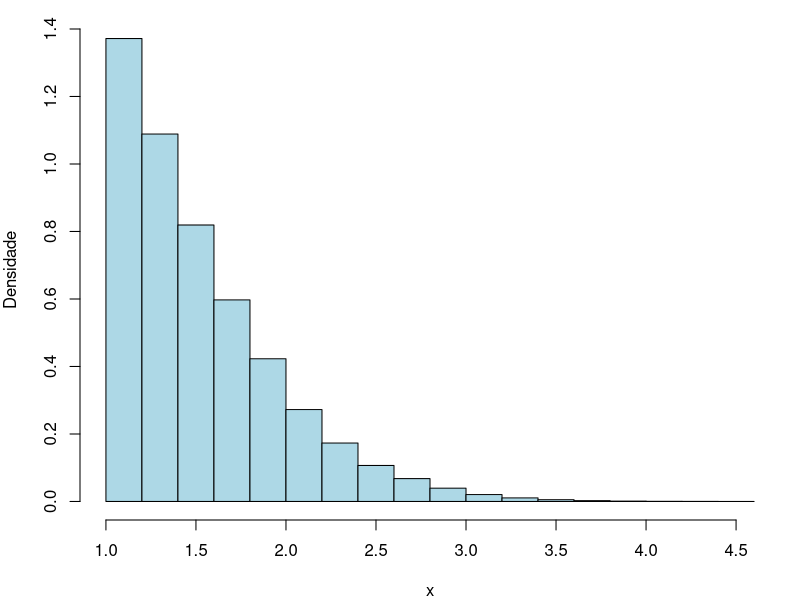

This figure's R source: (Note: this script raises an error after producing the figure.)
## ---- chunk 1
library(knitr)
library(kableExtra)
library(ggplot2)
library(stats)
## ---- chunk 2
# parâmetros
set.seed(123456789)
k <- 100000
g <- function(x) exp(x)

# Monte Carlo simples
U_mc <- runif(k)
X_mc <- g(U_mc)
tc_mc <- mean(X_mc) # tc = theta chapéu
var_tc_mc <- var(X_mc) / k
ep_tc_mc <- sqrt(var_tc_mc)

# variável antitética
U_ant <- 1 - U_mc
Y_ant <- (g(U_mc) + g(U_ant)) / 2
tc_ant <- mean(Y_ant)
var_tc_ant <- var(Y_ant) / k
ep_tc_ant <- sqrt(var_tc_ant)

reducao <- ((var_tc_mc - var_tc_ant) / var_tc_mc) * 100 # em percentual
valor_exato <- exp(1) - 1

resultado <- data.frame(
  Método = c("Monte Carlo", "Antitética"),
  Estimativa = c(tc_mc, tc_ant),
  Variância = c(var_tc_mc, var_tc_ant),
  ErroPadrão = c(ep_tc_mc, ep_tc_ant)
)

kable(resultado)
cat("\nValor exato:", round(valor_exato, 7),
    "\nRedução percentual na variância:", round(reducao, 4), "%\n")
## ---- chunk 3

## ---- chunk 4

## ---- chunk 5

## ---- chunk 6
dnormtrunc <- function(x, mu=0, sigma=1, a, b){
  d <- dnorm(x, mu, sigma)/( pnorm(b, mu, sigma) - pnorm(a, mu, sigma) )
}

rnormtrunc <- function(n, mu=0, sigma=1, a, b){
  us <- runif(n)
  amostra <- qnorm( pnorm(a, mu, sigma) + 
                      ( pnorm(b, mu, sigma) - pnorm(a, mu, sigma) )*us, mu, sigma )
}

a=1
b=1000000 #Aproximacao de um numero muito grande como "infinito"
amostra_proposta <- rnormtrunc(100000, a=a, b=b)

par(mar = c(4, 4, 1, 1))
hist(amostra_proposta, col = "lightblue", xlab = expression(x), ylab = "Densidade", 
     prob = T, main = "")
grid <- seq(a, b, by = 0.01)
lines(grid, dnormtrunc(grid, a=a, b=b), col = "red", lwd = 2 )

## ---- chunk 7
N <- 100000
C <- 1 - pnorm(1)
amostras_x <- rnormtrunc(n = N, mu = 0, sigma = 1, a = 1, b = Inf)

estimativa_I <- mean(C * amostras_x^2)
valor_exato <- dnorm(1)

tabela <- data.frame(
  Metodo = c("Estimativa de Monte Carlo", "Valor Analitico"),
  Valor = c(estimativa_I, valor_exato)
)

kable(tabela, 
      caption = "Metodo para Integral",
      booktabs = T) %>%
    kable_styling(bootstrap_options = c("simple", "hover"), 
                  full_width = F,
                  position = "center")
## ---- chunk 8
set.seed(42)

n <- 1000 # tamanho da amostra
beta_real <- c(1.5, -0.8) # parâmetros verdadeiros

x <- runif(n, min = -3, max = 3) 
X <- cbind(rep(1, n), x) # Matriz de segundas derivadas

# Calcular o preditor linear e a média 
eta_real <- X %*% beta_real   # eta = beta_0*1 + beta_1*x_i
lambda_real <- exp(eta_real)  # lambda = exp(eta)

# Gerar os dados da distribuição Poisson
y <- rpois(n, lambda = lambda_real)

# Chute inicial para os parâmetros
beta_estimado <- c(0, 0)

tolerancia <- 1e-8      # Critério de parada
max_iteracoes <- 100  # Limite de segurança


for (i in 1:max_iteracoes) {
  
  # Calcular eta e lambda com o beta ATUAL
  eta_atual <- X %*% beta_estimado
  lambda_atual <- exp(eta_atual)
  
  # Calcular o Vetor Score (U)
  score <- t(X) %*% (y - lambda_atual)
  
  # 4c. Calcular a Matriz Hessiana (H)
  W <- diag(as.vector(lambda_atual)) # matriz diagonal de pesos (lambdas)
  hessiana <- -t(X) %*% W %*% X
  
  # Calcular o passo de Newton = H^(-1) * U
 
  passo <- solve(hessiana, score)  # usamos solve(A, b) para calcular A^(-1) * b
  
  # Atualizar os parâmetros: beta_novo = beta_antigo - passo
  beta_novo <- beta_estimado - passo
  
  # Checar a convergência. Se a mudança for muito pequena, paramos o loop
  mudanca <- sum(abs(passo))
  if (mudanca < tolerancia) {
    print(paste("Convergência alcançada na iteração:", i))
    beta_estimado <- beta_novo
    break
  }
  
  # Se não convergiu, atualiza o chute para a próxima rodada
  beta_estimado <- beta_novo
  
}


print("Parâmetros Reais:")
beta_real

print("Parâmetros Estimados (Newton-Raphson):")
as.vector(beta_estimado)

## ---- chunk 9
plot(x, y, main = "Regressão Poisson com Newton-Raphson",
     xlab = "Variável X", ylab = "Contagem Y",
     pch = 20, col = "gray",
     ylim = c(0, max(y[x < 0]))) 

# curva real
curve(exp(beta_real[1] + beta_real[2] * x),
      col = "blue", lty = 2, lwd = 3, add = TRUE)

# curva estimada
curve(exp(beta_estimado[1] + beta_estimado[2] * x),
      col = "red", lty = 1, lwd = 3, add = TRUE)

legend("topright",
       legend = c("Dados Gerados", "Curva Real", "Curva Estimada"),
       col = c("gray", "blue", "red"),
       lty = c(NA, 2, 1),
       pch = c(20, NA, NA),
       lwd = c(NA, 3, 3))
## ---- chunk 10

## ---- chunk 11
mistura_em <- function(x, mu_init, sigma_init, p_init, max_iter = 100, tol = 1e-6) {
  n <- length(x)
  mu <- mu_init     
  sigma <- sigma_init
  p <- p_init
  
  log_veross <- numeric(max_iter)
  
  for (t in 1:max_iter){
    dcomp1 <- p * dnorm(x, mean = mu[1], sd = sigma[1])
    dcomp2 <- (1 - p) * dnorm(x, mean = mu[2], sd = sigma[2])
    
    dtotal <- dcomp1 + dcomp2
  
    
    gamma1 <- dcomp1 / dtotal 
    gamma2 <- dcomp2 / dtotal
    
    log_veross[t] <- sum(log(dtotal))
    
    n1 <- sum(gamma1)
    n2 <- sum(gamma2)
    
    p_cand <- n1 / n
    
    mu1_cand <- sum(gamma1 * x) / n1
    mu2_cand <- sum(gamma2 * x) / n2
    
    sigma1_sq_cand <- sum(gamma1 * (x - mu1_cand)^2) / n1
    sigma2_sq_cand <- sum(gamma2 * (x - mu2_cand)^2) / n2

    if (sigma1_sq_cand <= 0 || sigma2_sq_cand <= 0) {
      break
    }
    
    p <- p_cand
    mu <- c(mu1_cand, mu2_cand)
    sigma <- c(sqrt(sigma1_sq_cand), sqrt(sigma2_sq_cand))
    
    if (t > 1 && abs(log_veross[t] - log_veross[t-1]) < tol) {
      log_veross <- log_veross[1:t] 
      break
    }
  }
  
  return(list(
    p = p,
    mu = mu,
    sigma = sigma,
    log_veross = log_veross,
    iter = t,
    gammas = data.frame(gamma1 = gamma1, gamma2 = gamma2)
  ))
}
## ---- chunk 12
gerar_mistura <- function(n, p_verd, mu_verd, sigma_verd) {
  componente <- sample(1:2, size = n, replace = TRUE, prob = c(p_verd, 1 - p_verd))
  x <- ifelse(componente == 1, 
              rnorm(n, mean = mu_verd[1], sd = sigma_verd[1]),
              rnorm(n, mean = mu_verd[2], sd = sigma_verd[2]))
  return(x)
}

avaliar_cenario <- function(nome_cenario, n, p_verd, mu_verd, sigma_verd) {
  set.seed(123)
  
  x <- gerar_mistura(n, p_verd, mu_verd, sigma_verd)

  mu_init <- quantile(x, c(0.25, 0.75)) 
  sigma_init <- c(sd(x), sd(x))         
  p_init <- 0.5                          
  
  resultado_em <- mistura_em(x, mu_init, sigma_init, p_init)

  ordem_verd <- order(mu_verd)
  mu_verd <- mu_verd[ordem_verd]
  sigma_verd <- sigma_verd[ordem_verd]
  p_verd <- if (ordem_verd[1] == 1) p_verd else (1 - p_verd)

  ordem_est <- order(resultado_em$mu)
  mu_est <- resultado_em$mu[ordem_est]
  sigma_est <- resultado_em$sigma[ordem_est]
  p_est <- if (ordem_est[1] == 1) resultado_em$p else (1 - resultado_em$p)

  tabela_resultados <- data.frame(
    Parametros = c("p", "Mu", "Sigma"),
    Verdadeiro = c(
      sprintf("%.3f", p_verd),
      sprintf("(%.3f, %.3f)", mu_verd[1], mu_verd[2]),
      sprintf("(%.3f, %.3f)", sigma_verd[1], sigma_verd[2])
    ),
    Estimado_EM = c(
      sprintf("%.3f", p_est),
      sprintf("(%.3f, %.3f)", mu_est[1], mu_est[2]),
      sprintf("(%.3f, %.3f)", sigma_est[1], sigma_est[2])
    )
  )
  
  tabela_formatada <- kable(tabela_resultados,
                            booktabs = T) %>%
    kable_styling(bootstrap_options = c("simple", "hover"), 
                  full_width = F,
                  position = "center")
 
  densidade_mistura <- function(x, p, mu, sigma) {
    p * dnorm(x, mu[1], sigma[1]) + (1 - p) * dnorm(x, mu[2], sigma[2])
  }
  
  df_plot <- data.frame(x = x)
  
  p <- ggplot(df_plot, aes(x = x)) +
    geom_histogram(aes(y = ..density..), bins = 50, fill = "lightblue", 
                   color = "black", alpha = 0.7) +
    stat_function(fun = densidade_mistura, args = list(p = p_verd, mu = mu_verd, 
                                                       sigma = sigma_verd),
                  aes(color = "Verdadeira"), size = 1.2) +
    stat_function(fun = densidade_mistura, args = list(p = p_est, mu = mu_est, 
                                                       sigma = sigma_est),
                  aes(color = "Estimada"), size = 1.2, linetype = "dashed") +
    scale_color_manual(name = "Densidade", 
                       values = c("Verdadeira" = "red3", "Estimada" = "dodgerblue4")) +
    labs(title = nome_cenario,
         subtitle = paste("n =", n),
         x = "Valor",
         y = "Densidade") +
    theme_minimal()
  
  print(p)
  
  cat(paste("O algoritmo convergiu em", resultado_em$iter, "iterações"))
  
  return(tabela_formatada)
}
## ---- chunk 13
avaliar_cenario(
  nome_cenario = "Amostra Grande, Bem Separado",
  n = 2000,
  p_verd = 0.5,
  mu_verd = c(0, 5),
  sigma_verd = c(1, 1)
)
## ---- chunk 14
avaliar_cenario(
  nome_cenario = "Amostra Grande, Muito Próximo",
  n = 2000,
  p_verd = 0.5,
  mu_verd = c(0, 2),
  sigma_verd = c(1, 0.8)
)
## ---- chunk 15
avaliar_cenario(
  nome_cenario = "Amostra Pequena, Bem Separado",
  n = 200,
  p_verd = 0.5,
  mu_verd = c(0, 5),
  sigma_verd = c(1, 1)
)
## ---- chunk 16
avaliar_cenario(
  nome_cenario = "Amostra Pequena, Muito Próximo",
  n = 200,
  p_verd = 0.5,
  mu_verd = c(0, 2),
  sigma_verd = c(1, 0.8)
)
## ---- chunk 17
avaliar_cenario(
  nome_cenario = "Bem separado, p Deslabanceado",
  n = 700,
  p_verd = 0.3,
  mu_verd = c(0, 5),
  sigma_verd = c(1, 1)
)
## ---- chunk 18
avaliar_cenario(
  nome_cenario = "Muito Próximo, p Deslabanceado",
  n = 700,
  p_verd = 0.3,
  mu_verd = c(0, 2),
  sigma_verd = c(1, 0.8)
)
## ---- chunk 19
